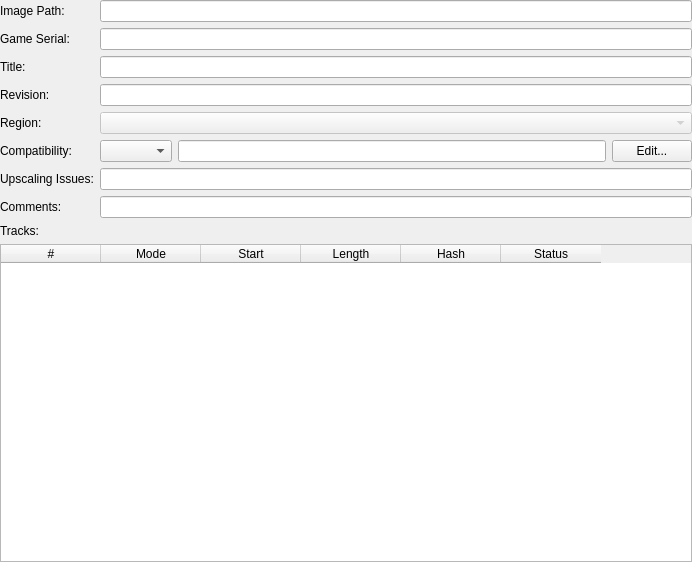
<?xml version="1.0" encoding="UTF-8"?>
<ui version="4.0">
 <class>GameSummaryWidget</class>
 <widget class="QWidget" name="GameSummaryWidget">
  <property name="geometry">
   <rect>
    <x>0</x>
    <y>0</y>
    <width>692</width>
    <height>562</height>
   </rect>
  </property>
  <property name="windowTitle">
   <string>Dialog</string>
  </property>
  <property name="windowIcon">
   <iconset>
    <normaloff>:/icons/duck.png</normaloff>:/icons/duck.png</iconset>
  </property>
  <layout class="QGridLayout" name="gridLayout">
   <property name="leftMargin">
    <number>0</number>
   </property>
   <property name="topMargin">
    <number>0</number>
   </property>
   <property name="rightMargin">
    <number>0</number>
   </property>
   <property name="bottomMargin">
    <number>0</number>
   </property>
   <item row="8" column="0" colspan="2">
    <widget class="QLabel" name="label_8">
     <property name="text">
      <string>Tracks:</string>
     </property>
    </widget>
   </item>
   <item row="7" column="0">
    <widget class="QLabel" name="label_5">
     <property name="text">
      <string>Comments:</string>
     </property>
    </widget>
   </item>
   <item row="3" column="1">
    <widget class="QLineEdit" name="revision">
     <property name="readOnly">
      <bool>true</bool>
     </property>
     <property name="placeholderText">
      <string/>
     </property>
    </widget>
   </item>
   <item row="2" column="1">
    <widget class="QLineEdit" name="title">
     <property name="readOnly">
      <bool>true</bool>
     </property>
    </widget>
   </item>
   <item row="9" column="0" colspan="2">
    <widget class="QTableWidget" name="tracks">
     <property name="editTriggers">
      <set>QAbstractItemView::NoEditTriggers</set>
     </property>
     <property name="cornerButtonEnabled">
      <bool>false</bool>
     </property>
     <attribute name="verticalHeaderVisible">
      <bool>false</bool>
     </attribute>
     <column>
      <property name="text">
       <string>#</string>
      </property>
     </column>
     <column>
      <property name="text">
       <string>Mode</string>
      </property>
     </column>
     <column>
      <property name="text">
       <string>Start</string>
      </property>
     </column>
     <column>
      <property name="text">
       <string>Length</string>
      </property>
     </column>
     <column>
      <property name="text">
       <string>Hash</string>
      </property>
     </column>
     <column>
      <property name="text">
       <string>Status</string>
      </property>
     </column>
    </widget>
   </item>
   <item row="6" column="1">
    <widget class="QLineEdit" name="upscalingIssues"/>
   </item>
   <item row="4" column="1">
    <widget class="QComboBox" name="region">
     <property name="enabled">
      <bool>false</bool>
     </property>
    </widget>
   </item>
   <item row="4" column="0">
    <widget class="QLabel" name="label_3">
     <property name="text">
      <string>Region:</string>
     </property>
    </widget>
   </item>
   <item row="0" column="0">
    <widget class="QLabel" name="label_4">
     <property name="text">
      <string>Image Path:</string>
     </property>
    </widget>
   </item>
   <item row="5" column="0">
    <widget class="QLabel" name="label_7">
     <property name="text">
      <string>Compatibility:</string>
     </property>
    </widget>
   </item>
   <item row="2" column="0">
    <widget class="QLabel" name="label_2">
     <property name="text">
      <string>Title:</string>
     </property>
    </widget>
   </item>
   <item row="3" column="0">
    <widget class="QLabel" name="label_36">
     <property name="text">
      <string>Revision:</string>
     </property>
    </widget>
   </item>
   <item row="6" column="0">
    <widget class="QLabel" name="label_6">
     <property name="text">
      <string>Upscaling Issues:</string>
     </property>
    </widget>
   </item>
   <item row="5" column="1">
    <layout class="QHBoxLayout" name="horizontalLayout">
     <item>
      <widget class="QComboBox" name="compatibility"/>
     </item>
     <item>
      <widget class="QLineEdit" name="versionTested"/>
     </item>
     <item>
      <widget class="QPushButton" name="editCompatibility">
       <property name="text">
        <string>Edit...</string>
       </property>
      </widget>
     </item>
    </layout>
   </item>
   <item row="1" column="0">
    <widget class="QLabel" name="label">
     <property name="text">
      <string>Game Serial:</string>
     </property>
    </widget>
   </item>
   <item row="0" column="1">
    <widget class="QLineEdit" name="path">
     <property name="readOnly">
      <bool>true</bool>
     </property>
    </widget>
   </item>
   <item row="1" column="1">
    <widget class="QLineEdit" name="serial">
     <property name="readOnly">
      <bool>true</bool>
     </property>
    </widget>
   </item>
   <item row="7" column="1">
    <widget class="QLineEdit" name="comments"/>
   </item>
  </layout>
 </widget>
 <resources/>
 <connections/>
</ui>
